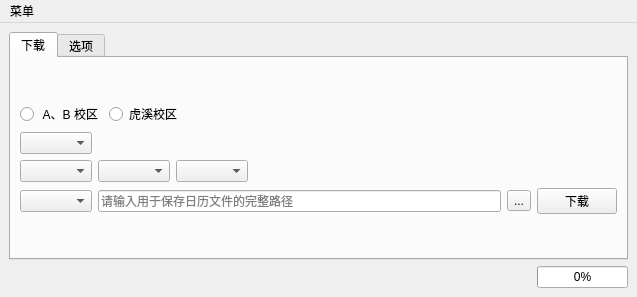
<?xml version="1.0" encoding="UTF-8"?>
<ui version="4.0">
 <class>MainWindow</class>
 <widget class="QMainWindow" name="MainWindow">
  <property name="geometry">
   <rect>
    <x>0</x>
    <y>0</y>
    <width>637</width>
    <height>297</height>
   </rect>
  </property>
  <property name="windowTitle">
   <string>MainWindow</string>
  </property>
  <widget class="QWidget" name="centralwidget">
   <layout class="QVBoxLayout" name="verticalLayout_3">
    <item>
     <layout class="QVBoxLayout" name="verticalLayout_2">
      <item>
       <widget class="QTabWidget" name="tabWidget">
        <property name="currentIndex">
         <number>0</number>
        </property>
        <widget class="QWidget" name="tab">
         <attribute name="title">
          <string>下载</string>
         </attribute>
         <layout class="QVBoxLayout" name="verticalLayout_4">
          <item>
           <layout class="QVBoxLayout" name="verticalLayout">
            <item>
             <layout class="QHBoxLayout" name="horizontalLayout_2">
              <item>
               <widget class="QRadioButton" name="abCampusCheckBox">
                <property name="text">
                 <string> A、B 校区</string>
                </property>
               </widget>
              </item>
              <item>
               <widget class="QRadioButton" name="huxiCampusCheckBox">
                <property name="text">
                 <string>虎溪校区</string>
                </property>
               </widget>
              </item>
              <item>
               <spacer name="horizontalSpacer_4">
                <property name="orientation">
                 <enum>Qt::Horizontal</enum>
                </property>
                <property name="sizeHint" stdset="0">
                 <size>
                  <width>40</width>
                  <height>20</height>
                 </size>
                </property>
               </spacer>
              </item>
             </layout>
            </item>
            <item>
             <layout class="QHBoxLayout" name="horizontalLayout_5">
              <item>
               <widget class="QComboBox" name="calendarChoiceBox"/>
              </item>
              <item>
               <spacer name="horizontalSpacer_3">
                <property name="orientation">
                 <enum>Qt::Horizontal</enum>
                </property>
                <property name="sizeHint" stdset="0">
                 <size>
                  <width>40</width>
                  <height>20</height>
                 </size>
                </property>
               </spacer>
              </item>
             </layout>
            </item>
            <item>
             <layout class="QHBoxLayout" name="horizontalLayout_3">
              <item>
               <widget class="QComboBox" name="yearBox"/>
              </item>
              <item>
               <widget class="QComboBox" name="monthBox"/>
              </item>
              <item>
               <widget class="QComboBox" name="dateBox"/>
              </item>
              <item>
               <spacer name="horizontalSpacer_2">
                <property name="orientation">
                 <enum>Qt::Horizontal</enum>
                </property>
                <property name="sizeHint" stdset="0">
                 <size>
                  <width>40</width>
                  <height>20</height>
                 </size>
                </property>
               </spacer>
              </item>
             </layout>
            </item>
            <item>
             <layout class="QHBoxLayout" name="horizontalLayout">
              <item>
               <widget class="QComboBox" name="downloadFormBox"/>
              </item>
              <item>
               <widget class="QLineEdit" name="savingDirectory">
                <property name="placeholderText">
                 <string>请输入用于保存日历文件的完整路径</string>
                </property>
               </widget>
              </item>
              <item>
               <widget class="QToolButton" name="filepathFindBotton">
                <property name="text">
                 <string>...</string>
                </property>
               </widget>
              </item>
              <item>
               <widget class="QPushButton" name="downloadButton">
                <property name="text">
                 <string>下载</string>
                </property>
               </widget>
              </item>
             </layout>
            </item>
           </layout>
          </item>
         </layout>
        </widget>
        <widget class="QWidget" name="tab_2">
         <attribute name="title">
          <string>选项</string>
         </attribute>
        </widget>
       </widget>
      </item>
      <item>
       <layout class="QHBoxLayout" name="horizontalLayout_4">
        <item>
         <spacer name="horizontalSpacer">
          <property name="orientation">
           <enum>Qt::Horizontal</enum>
          </property>
          <property name="sizeHint" stdset="0">
           <size>
            <width>398</width>
            <height>20</height>
           </size>
          </property>
         </spacer>
        </item>
        <item>
         <widget class="QProgressBar" name="progressBar">
          <property name="sizePolicy">
           <sizepolicy hsizetype="Fixed" vsizetype="Fixed">
            <horstretch>0</horstretch>
            <verstretch>0</verstretch>
           </sizepolicy>
          </property>
          <property name="value">
           <number>0</number>
          </property>
          <property name="textVisible">
           <bool>true</bool>
          </property>
         </widget>
        </item>
       </layout>
      </item>
     </layout>
    </item>
   </layout>
  </widget>
  <widget class="QMenuBar" name="menubar">
   <property name="geometry">
    <rect>
     <x>0</x>
     <y>0</y>
     <width>637</width>
     <height>30</height>
    </rect>
   </property>
   <widget class="QMenu" name="menu">
    <property name="title">
     <string>菜单</string>
    </property>
   </widget>
   <addaction name="menu"/>
  </widget>
 </widget>
 <resources/>
 <connections/>
</ui>
